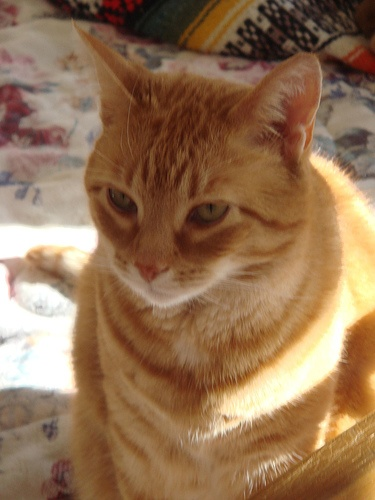
//> input picture run/Pics/cat.jpg, 375 x 500 px
$ ./HistogramShow ../run/Pics/cat.jpg   (built with g++ and OpenCV 4)
//> lines starting //> are read from the running program, lines starting //| are printed output that depends on the picture
#include<opencv2/opencv.hpp>
#include<iostream>
using namespace std;
using namespace cv;
int main(int argc, char ** argv)
{
	if (argc != 2) {
		cout << "Usage:" << argv[0] << " image" << endl;
		return -1;
	}
	Mat src;
	src = imread(argv[1]);
//> src is the input picture: 500 rows x 375 cols, CV_8UC3; mean B, G, R 82.7, 113.1, 146.6
	if (!src.data) {
		return -1;
	}
	vector<Mat> bgrPlane;
	split(src, bgrPlane);
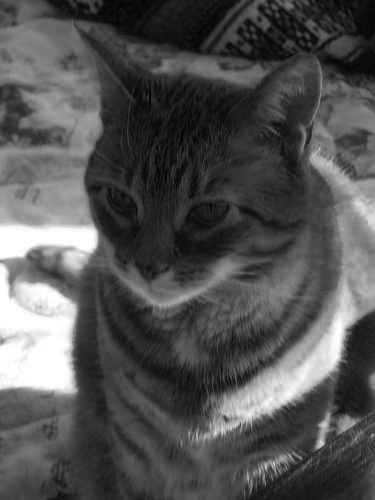
//> bgrPlane[0]: 500 rows x 375 cols, CV_8UC1; min 0, max 255, mean 82.7
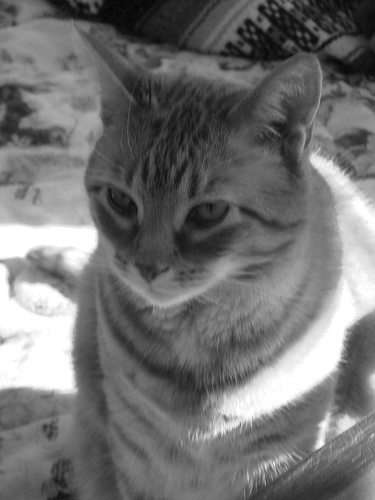
//> bgrPlane[1]: 500 rows x 375 cols, CV_8UC1; min 4, max 255, mean 113.1
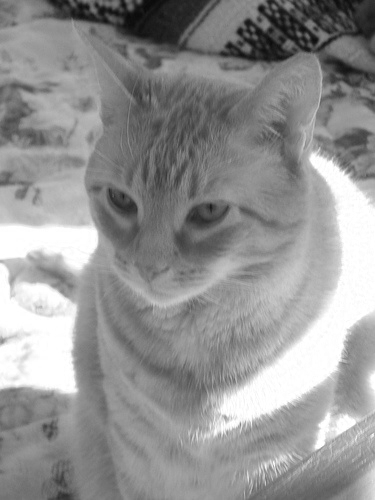
//> bgrPlane[2]: 500 rows x 375 cols, CV_8UC1; min 10, max 255, mean 146.6
	int histSize = 256;
	float range[] = { 0, 256 };
	const float *histRange = { range };
	bool uniform = true;
	bool accumulate = false;
	Mat bHist, gHist, rHist;
	calcHist(&bgrPlane[0], 1, 0, Mat(), bHist, 1, &histSize, &histRange, uniform, accumulate);
//> bHist = 256 values, max 3797 at index 255, min 5 at index 1, mean 732.4
	calcHist(&bgrPlane[1], 1, 0, Mat(), gHist, 1, &histSize, &histRange, uniform, accumulate);
//> gHist = 256 values, max 6819 at index 255, min 0 at index 0, mean 732.4
	calcHist(&bgrPlane[2], 1, 0, Mat(), rHist, 1, &histSize, &histRange, uniform, accumulate);
//> rHist = 256 values, max 9322 at index 255, min 0 at index 0, mean 732.4
	int histW = 512, histH = 400;

	int binW = cvRound((double)histW / histSize);
	Mat histImage(histH, histW, CV_8UC3, Scalar(0, 0, 0));

	normalize(bHist, bHist, 0, histImage.rows, NORM_MINMAX, -1, Mat());
//> bHist = 256 values, max 400 at index 255, min 0 at index 1, mean 76.73
	normalize(gHist, gHist, 0, histImage.rows, NORM_MINMAX, -1, Mat());
//> gHist = 256 values, max 400 at index 255, min 0 at index 0, mean 42.96
	normalize(rHist, rHist, 0, histImage.rows, NORM_MINMAX, -1, Mat());
//> rHist = 256 values, max 400 at index 255, min 0 at index 0, mean 31.43

	for (int i = 1; i < histSize; ++i) {
		line(histImage, Point(binW * (i - 1), histH - cvRound(bHist.at<float>(i - 1))),
			Point(binW * i, histH - cvRound(bHist.at<float>(i))),
			Scalar(255, 0, 0), 2, 8, 0);
		line(histImage, Point(binW * (i - 1), histH - cvRound(gHist.at<float>(i - 1))),
			Point(binW * i, histH - cvRound(gHist.at<float>(i))),
			Scalar(0, 255, 0), 2, 8, 0);
		line(histImage, Point(binW * (i - 1), histH - cvRound(rHist.at<float>(i - 1))),
			Point(binW * i, histH - cvRound(rHist.at<float>(i))),
			Scalar(0, 0, 255), 2, 8, 0);
	}
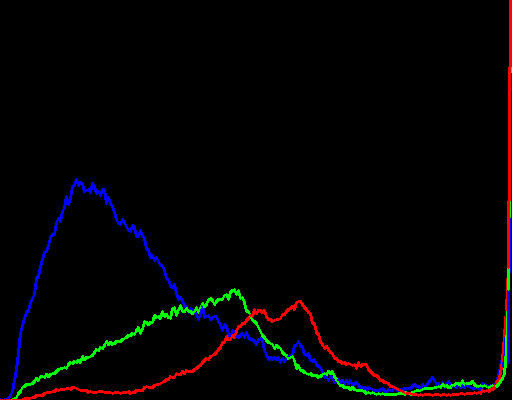
//> histImage: 400 rows x 512 cols, CV_8UC3; mean B, G, R 3.8, 2.8, 3.5
	namedWindow("hist");
	imshow("hist", histImage);
	waitKey(0);
	return 0;
}
